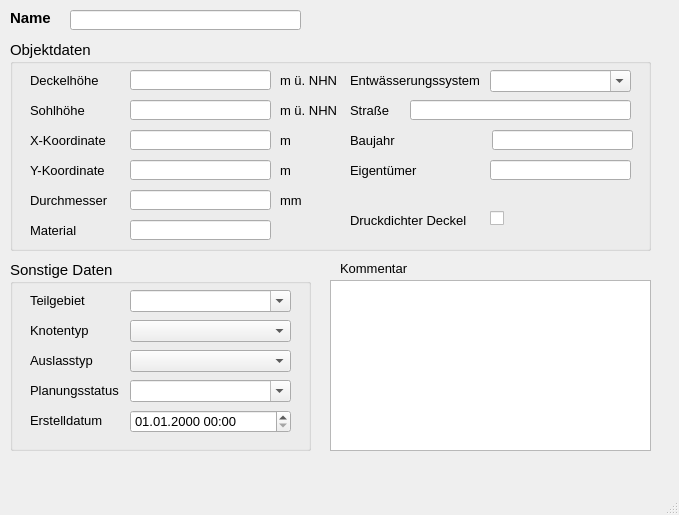
<?xml version="1.0" encoding="UTF-8"?>
<ui version="4.0">
 <class>MainWindow</class>
 <widget class="QMainWindow" name="MainWindow">
  <property name="geometry">
   <rect>
    <x>0</x>
    <y>0</y>
    <width>679</width>
    <height>515</height>
   </rect>
  </property>
  <property name="minimumSize">
   <size>
    <width>660</width>
    <height>480</height>
   </size>
  </property>
  <property name="font">
   <font>
    <family>Tahoma</family>
    <pointsize>10</pointsize>
   </font>
  </property>
  <property name="windowTitle">
   <string>MainWindow</string>
  </property>
  <widget class="QWidget" name="centralwidget">
   <widget class="QLabel" name="label">
    <property name="geometry">
     <rect>
      <x>10</x>
      <y>10</y>
      <width>60</width>
      <height>16</height>
     </rect>
    </property>
    <property name="font">
     <font>
      <family>Tahoma</family>
      <pointsize>11</pointsize>
      <weight>75</weight>
      <bold>true</bold>
     </font>
    </property>
    <property name="text">
     <string>Name</string>
    </property>
   </widget>
   <widget class="QLabel" name="label_14">
    <property name="geometry">
     <rect>
      <x>340</x>
      <y>260</y>
      <width>81</width>
      <height>16</height>
     </rect>
    </property>
    <property name="font">
     <font>
      <family>Tahoma</family>
      <pointsize>10</pointsize>
     </font>
    </property>
    <property name="text">
     <string>Kommentar</string>
    </property>
   </widget>
   <widget class="QLineEdit" name="schnam">
    <property name="geometry">
     <rect>
      <x>70</x>
      <y>10</y>
      <width>231</width>
      <height>20</height>
     </rect>
    </property>
    <property name="font">
     <font>
      <family>Tahoma</family>
      <pointsize>11</pointsize>
     </font>
    </property>
    <property name="toolTip">
     <string>&lt;html&gt;&lt;head/&gt;&lt;body&gt;&lt;p&gt;Eindeutige Bezeichnung&lt;/p&gt;&lt;/body&gt;&lt;/html&gt;</string>
    </property>
    <property name="statusTip">
     <string>Eindeutige Bezeichnung</string>
    </property>
   </widget>
   <widget class="QTextEdit" name="kommentar">
    <property name="geometry">
     <rect>
      <x>330</x>
      <y>280</y>
      <width>321</width>
      <height>171</height>
     </rect>
    </property>
    <property name="minimumSize">
     <size>
      <width>0</width>
      <height>0</height>
     </size>
    </property>
    <property name="font">
     <font>
      <family>Tahoma</family>
      <pointsize>10</pointsize>
     </font>
    </property>
    <property name="toolTip">
     <string>&lt;html&gt;&lt;head/&gt;&lt;body&gt;&lt;p&gt;Platz für zusätzliche Kommentare&lt;/p&gt;&lt;/body&gt;&lt;/html&gt;</string>
    </property>
    <property name="statusTip">
     <string>Platz für zusätzliche Kommentare</string>
    </property>
   </widget>
   <widget class="QGroupBox" name="groupBox_3">
    <property name="geometry">
     <rect>
      <x>10</x>
      <y>260</y>
      <width>301</width>
      <height>191</height>
     </rect>
    </property>
    <property name="font">
     <font>
      <family>Tahoma</family>
      <pointsize>11</pointsize>
     </font>
    </property>
    <property name="title">
     <string>Sonstige Daten</string>
    </property>
    <widget class="QLabel" name="label_15">
     <property name="geometry">
      <rect>
       <x>20</x>
       <y>30</y>
       <width>71</width>
       <height>20</height>
      </rect>
     </property>
     <property name="font">
      <font>
       <family>Tahoma</family>
       <pointsize>10</pointsize>
      </font>
     </property>
     <property name="text">
      <string>Teilgebiet</string>
     </property>
     <property name="buddy">
      <cstring>simstatus</cstring>
     </property>
    </widget>
    <widget class="QLabel" name="label_16">
     <property name="geometry">
      <rect>
       <x>20</x>
       <y>120</y>
       <width>111</width>
       <height>21</height>
      </rect>
     </property>
     <property name="font">
      <font>
       <family>Tahoma</family>
       <pointsize>10</pointsize>
      </font>
     </property>
     <property name="text">
      <string>Planungsstatus</string>
     </property>
     <property name="buddy">
      <cstring>simstatus</cstring>
     </property>
    </widget>
    <widget class="QLabel" name="label_72">
     <property name="geometry">
      <rect>
       <x>20</x>
       <y>150</y>
       <width>151</width>
       <height>21</height>
      </rect>
     </property>
     <property name="font">
      <font>
       <family>Tahoma</family>
       <pointsize>10</pointsize>
      </font>
     </property>
     <property name="text">
      <string>Erstelldatum</string>
     </property>
    </widget>
    <widget class="QComboBox" name="teilgebiet">
     <property name="geometry">
      <rect>
       <x>120</x>
       <y>30</y>
       <width>161</width>
       <height>22</height>
      </rect>
     </property>
     <property name="font">
      <font>
       <family>Tahoma</family>
       <pointsize>10</pointsize>
      </font>
     </property>
     <property name="toolTip">
      <string>&lt;html&gt;&lt;head/&gt;&lt;body&gt;&lt;p&gt;Zuordnung zu definiertem Teilgebiet&lt;/p&gt;&lt;/body&gt;&lt;/html&gt;</string>
     </property>
     <property name="statusTip">
      <string>Zuordnung zu definiertem Teilgebiet</string>
     </property>
     <property name="editable">
      <bool>true</bool>
     </property>
    </widget>
    <widget class="QComboBox" name="simstatus">
     <property name="geometry">
      <rect>
       <x>120</x>
       <y>120</y>
       <width>161</width>
       <height>22</height>
      </rect>
     </property>
     <property name="font">
      <font>
       <family>Tahoma</family>
       <pointsize>10</pointsize>
      </font>
     </property>
     <property name="toolTip">
      <string>&lt;html&gt;&lt;head/&gt;&lt;body&gt;&lt;p&gt;aktueller Status (z.B. vorhanden, in Planung, etc.)&lt;/p&gt;&lt;/body&gt;&lt;/html&gt;</string>
     </property>
     <property name="statusTip">
      <string>aktueller Status (z.B. vorhanden, in Planung, etc.)</string>
     </property>
     <property name="editable">
      <bool>true</bool>
     </property>
    </widget>
    <widget class="QgsDateTimeEdit" name="createdat">
     <property name="geometry">
      <rect>
       <x>120</x>
       <y>150</y>
       <width>161</width>
       <height>23</height>
      </rect>
     </property>
     <property name="font">
      <font>
       <family>Tahoma</family>
       <pointsize>10</pointsize>
      </font>
     </property>
     <property name="currentSection">
      <enum>QDateTimeEdit::DaySection</enum>
     </property>
     <property name="displayFormat">
      <string>dd.MM.yyyy HH:mm</string>
     </property>
    </widget>
    <widget class="QLabel" name="label_22">
     <property name="geometry">
      <rect>
       <x>20</x>
       <y>60</y>
       <width>71</width>
       <height>20</height>
      </rect>
     </property>
     <property name="font">
      <font>
       <family>Tahoma</family>
       <pointsize>10</pointsize>
      </font>
     </property>
     <property name="text">
      <string>Knotentyp</string>
     </property>
     <property name="buddy">
      <cstring>simstatus</cstring>
     </property>
    </widget>
    <widget class="QLabel" name="label_23">
     <property name="geometry">
      <rect>
       <x>20</x>
       <y>90</y>
       <width>71</width>
       <height>20</height>
      </rect>
     </property>
     <property name="font">
      <font>
       <family>Tahoma</family>
       <pointsize>10</pointsize>
      </font>
     </property>
     <property name="text">
      <string>Auslasstyp</string>
     </property>
     <property name="buddy">
      <cstring>simstatus</cstring>
     </property>
    </widget>
    <widget class="QComboBox" name="knotentyp">
     <property name="geometry">
      <rect>
       <x>120</x>
       <y>60</y>
       <width>161</width>
       <height>22</height>
      </rect>
     </property>
     <property name="toolTip">
      <string>&lt;html&gt;&lt;head/&gt;&lt;body&gt;&lt;p&gt;Besondere Lage im Kanalnetz (z.B. Anfangsschacht)&lt;/p&gt;&lt;/body&gt;&lt;/html&gt;</string>
     </property>
     <property name="statusTip">
      <string>Besondere Lage im Kanalnetz (z.B. Anfangsschacht)</string>
     </property>
    </widget>
    <widget class="QComboBox" name="auslasstyp">
     <property name="geometry">
      <rect>
       <x>120</x>
       <y>90</y>
       <width>161</width>
       <height>22</height>
      </rect>
     </property>
     <property name="toolTip">
      <string>&lt;html&gt;&lt;head/&gt;&lt;body&gt;&lt;p&gt;Auslasstyp (z.B. frei, normal, konstant, etc.)&lt;/p&gt;&lt;/body&gt;&lt;/html&gt;</string>
     </property>
     <property name="statusTip">
      <string>Auslasstyp (z.B. frei, normal, konstant, etc.)</string>
     </property>
    </widget>
   </widget>
   <widget class="QGroupBox" name="groupBox_2">
    <property name="geometry">
     <rect>
      <x>10</x>
      <y>40</y>
      <width>641</width>
      <height>211</height>
     </rect>
    </property>
    <property name="font">
     <font>
      <family>Tahoma</family>
      <pointsize>11</pointsize>
     </font>
    </property>
    <property name="title">
     <string>Objektdaten</string>
    </property>
    <widget class="QLabel" name="label_51">
     <property name="geometry">
      <rect>
       <x>340</x>
       <y>30</y>
       <width>140</width>
       <height>20</height>
      </rect>
     </property>
     <property name="font">
      <font>
       <family>Tahoma</family>
       <pointsize>10</pointsize>
      </font>
     </property>
     <property name="text">
      <string>Entwässerungssystem</string>
     </property>
    </widget>
    <widget class="QLabel" name="label_3">
     <property name="geometry">
      <rect>
       <x>20</x>
       <y>60</y>
       <width>90</width>
       <height>21</height>
      </rect>
     </property>
     <property name="font">
      <font>
       <family>Tahoma</family>
       <pointsize>10</pointsize>
      </font>
     </property>
     <property name="text">
      <string>Sohlhöhe</string>
     </property>
    </widget>
    <widget class="QLineEdit" name="sohlhoehe">
     <property name="geometry">
      <rect>
       <x>120</x>
       <y>60</y>
       <width>141</width>
       <height>20</height>
      </rect>
     </property>
     <property name="font">
      <font>
       <family>Tahoma</family>
       <pointsize>10</pointsize>
      </font>
     </property>
     <property name="toolTip">
      <string>&lt;html&gt;&lt;head/&gt;&lt;body&gt;&lt;p&gt;&lt;span style=&quot; font-family:'Calibri','sans-serif';&quot;&gt;Höhe der Sohle&lt;/span&gt;&lt;/p&gt;&lt;/body&gt;&lt;/html&gt;</string>
     </property>
     <property name="statusTip">
      <string>Höhe der Sohle</string>
     </property>
    </widget>
    <widget class="QLabel" name="label_5">
     <property name="geometry">
      <rect>
       <x>20</x>
       <y>30</y>
       <width>90</width>
       <height>21</height>
      </rect>
     </property>
     <property name="font">
      <font>
       <family>Tahoma</family>
       <pointsize>10</pointsize>
      </font>
     </property>
     <property name="text">
      <string>Deckelhöhe</string>
     </property>
    </widget>
    <widget class="QLineEdit" name="deckelhoehe">
     <property name="geometry">
      <rect>
       <x>120</x>
       <y>30</y>
       <width>141</width>
       <height>20</height>
      </rect>
     </property>
     <property name="font">
      <font>
       <family>Tahoma</family>
       <pointsize>10</pointsize>
      </font>
     </property>
     <property name="toolTip">
      <string>&lt;html&gt;&lt;head/&gt;&lt;body&gt;&lt;p&gt;&lt;span style=&quot; font-family:'Calibri','sans-serif';&quot;&gt;i.d.R. Geländehöhe&lt;/span&gt;&lt;/p&gt;&lt;/body&gt;&lt;/html&gt;</string>
     </property>
     <property name="statusTip">
      <string>i.d.R. Geländehöhe</string>
     </property>
    </widget>
    <widget class="QComboBox" name="entwart">
     <property name="geometry">
      <rect>
       <x>480</x>
       <y>30</y>
       <width>141</width>
       <height>22</height>
      </rect>
     </property>
     <property name="font">
      <font>
       <family>Tahoma</family>
       <pointsize>10</pointsize>
      </font>
     </property>
     <property name="toolTip">
      <string>&lt;html&gt;&lt;head/&gt;&lt;body&gt;&lt;p&gt;vorh. Entwässerungssystem (z.B. Mischwasser, Regenwasser etc.)&lt;/p&gt;&lt;/body&gt;&lt;/html&gt;</string>
     </property>
     <property name="statusTip">
      <string>vorh. Entwässerungssystem (z.B. Mischwasser, Regenwasser etc.)</string>
     </property>
     <property name="editable">
      <bool>true</bool>
     </property>
    </widget>
    <widget class="QLabel" name="label_8">
     <property name="geometry">
      <rect>
       <x>270</x>
       <y>30</y>
       <width>61</width>
       <height>21</height>
      </rect>
     </property>
     <property name="font">
      <font>
       <family>Tahoma</family>
       <pointsize>10</pointsize>
      </font>
     </property>
     <property name="text">
      <string>m ü. NHN</string>
     </property>
    </widget>
    <widget class="QLabel" name="label_10">
     <property name="geometry">
      <rect>
       <x>270</x>
       <y>60</y>
       <width>61</width>
       <height>21</height>
      </rect>
     </property>
     <property name="font">
      <font>
       <family>Tahoma</family>
       <pointsize>10</pointsize>
      </font>
     </property>
     <property name="text">
      <string>m ü. NHN</string>
     </property>
    </widget>
    <widget class="QLineEdit" name="y">
     <property name="geometry">
      <rect>
       <x>120</x>
       <y>120</y>
       <width>141</width>
       <height>20</height>
      </rect>
     </property>
     <property name="font">
      <font>
       <family>Tahoma</family>
       <pointsize>10</pointsize>
      </font>
     </property>
     <property name="toolTip">
      <string>&lt;html&gt;&lt;head/&gt;&lt;body&gt;&lt;p&gt;Lage-Koordinate (im Projektionssystem des Layers)&lt;/p&gt;&lt;/body&gt;&lt;/html&gt;</string>
     </property>
     <property name="statusTip">
      <string>Lage-Koordinate (im Projektionssystem des Layers)</string>
     </property>
     <property name="readOnly">
      <bool>true</bool>
     </property>
    </widget>
    <widget class="QLabel" name="label_11">
     <property name="geometry">
      <rect>
       <x>270</x>
       <y>90</y>
       <width>46</width>
       <height>21</height>
      </rect>
     </property>
     <property name="font">
      <font>
       <family>Tahoma</family>
       <pointsize>10</pointsize>
      </font>
     </property>
     <property name="text">
      <string>m</string>
     </property>
    </widget>
    <widget class="QLabel" name="label_9">
     <property name="geometry">
      <rect>
       <x>20</x>
       <y>120</y>
       <width>90</width>
       <height>21</height>
      </rect>
     </property>
     <property name="font">
      <font>
       <family>Tahoma</family>
       <pointsize>10</pointsize>
      </font>
     </property>
     <property name="text">
      <string>Y-Koordinate</string>
     </property>
    </widget>
    <widget class="QLineEdit" name="x">
     <property name="geometry">
      <rect>
       <x>120</x>
       <y>90</y>
       <width>141</width>
       <height>20</height>
      </rect>
     </property>
     <property name="font">
      <font>
       <family>Tahoma</family>
       <pointsize>10</pointsize>
      </font>
     </property>
     <property name="toolTip">
      <string>&lt;html&gt;&lt;head/&gt;&lt;body&gt;&lt;p&gt;Lage-Koordinate (im Projektionssystem des Layers)&lt;/p&gt;&lt;/body&gt;&lt;/html&gt;</string>
     </property>
     <property name="statusTip">
      <string>Lage-Koordinate (im Projektionssystem des Layers)</string>
     </property>
     <property name="readOnly">
      <bool>true</bool>
     </property>
    </widget>
    <widget class="QLabel" name="label_6">
     <property name="geometry">
      <rect>
       <x>20</x>
       <y>90</y>
       <width>90</width>
       <height>21</height>
      </rect>
     </property>
     <property name="font">
      <font>
       <family>Tahoma</family>
       <pointsize>10</pointsize>
      </font>
     </property>
     <property name="text">
      <string>X-Koordinate</string>
     </property>
    </widget>
    <widget class="QLabel" name="label_12">
     <property name="geometry">
      <rect>
       <x>270</x>
       <y>120</y>
       <width>46</width>
       <height>21</height>
      </rect>
     </property>
     <property name="font">
      <font>
       <family>Tahoma</family>
       <pointsize>10</pointsize>
      </font>
     </property>
     <property name="text">
      <string>m</string>
     </property>
    </widget>
    <widget class="QLabel" name="label_2">
     <property name="geometry">
      <rect>
       <x>340</x>
       <y>60</y>
       <width>65</width>
       <height>21</height>
      </rect>
     </property>
     <property name="font">
      <font>
       <family>Tahoma</family>
       <pointsize>10</pointsize>
      </font>
     </property>
     <property name="text">
      <string>Straße</string>
     </property>
    </widget>
    <widget class="QLineEdit" name="strasse">
     <property name="geometry">
      <rect>
       <x>400</x>
       <y>60</y>
       <width>221</width>
       <height>20</height>
      </rect>
     </property>
     <property name="font">
      <font>
       <family>Tahoma</family>
       <pointsize>10</pointsize>
      </font>
     </property>
     <property name="toolTip">
      <string/>
     </property>
     <property name="statusTip">
      <string/>
     </property>
    </widget>
    <widget class="QLabel" name="label_13">
     <property name="geometry">
      <rect>
       <x>20</x>
       <y>150</y>
       <width>90</width>
       <height>21</height>
      </rect>
     </property>
     <property name="font">
      <font>
       <family>Tahoma</family>
       <pointsize>10</pointsize>
      </font>
     </property>
     <property name="text">
      <string>Durchmesser</string>
     </property>
    </widget>
    <widget class="QLabel" name="label_17">
     <property name="geometry">
      <rect>
       <x>20</x>
       <y>180</y>
       <width>90</width>
       <height>21</height>
      </rect>
     </property>
     <property name="font">
      <font>
       <family>Tahoma</family>
       <pointsize>10</pointsize>
      </font>
     </property>
     <property name="text">
      <string>Material</string>
     </property>
    </widget>
    <widget class="QLabel" name="label_18">
     <property name="geometry">
      <rect>
       <x>340</x>
       <y>90</y>
       <width>90</width>
       <height>21</height>
      </rect>
     </property>
     <property name="font">
      <font>
       <family>Tahoma</family>
       <pointsize>10</pointsize>
      </font>
     </property>
     <property name="text">
      <string>Baujahr</string>
     </property>
    </widget>
    <widget class="QLabel" name="label_19">
     <property name="geometry">
      <rect>
       <x>340</x>
       <y>120</y>
       <width>90</width>
       <height>21</height>
      </rect>
     </property>
     <property name="font">
      <font>
       <family>Tahoma</family>
       <pointsize>10</pointsize>
      </font>
     </property>
     <property name="text">
      <string>Eigentümer</string>
     </property>
    </widget>
    <widget class="QLabel" name="label_20">
     <property name="geometry">
      <rect>
       <x>340</x>
       <y>170</y>
       <width>121</width>
       <height>21</height>
      </rect>
     </property>
     <property name="font">
      <font>
       <family>Tahoma</family>
       <pointsize>10</pointsize>
      </font>
     </property>
     <property name="text">
      <string>Druckdichter Deckel</string>
     </property>
    </widget>
    <widget class="QLabel" name="label_21">
     <property name="geometry">
      <rect>
       <x>270</x>
       <y>150</y>
       <width>46</width>
       <height>21</height>
      </rect>
     </property>
     <property name="font">
      <font>
       <family>Tahoma</family>
       <pointsize>10</pointsize>
      </font>
     </property>
     <property name="text">
      <string>mm</string>
     </property>
    </widget>
    <widget class="QLineEdit" name="durchm">
     <property name="geometry">
      <rect>
       <x>120</x>
       <y>150</y>
       <width>141</width>
       <height>20</height>
      </rect>
     </property>
     <property name="toolTip">
      <string/>
     </property>
     <property name="statusTip">
      <string/>
     </property>
    </widget>
    <widget class="QLineEdit" name="material">
     <property name="geometry">
      <rect>
       <x>120</x>
       <y>180</y>
       <width>141</width>
       <height>20</height>
      </rect>
     </property>
     <property name="toolTip">
      <string>&lt;html&gt;&lt;head/&gt;&lt;body&gt;&lt;p&gt;Material des Schachtes (z.B. Beton, Gussstahl etc.)&lt;/p&gt;&lt;/body&gt;&lt;/html&gt;</string>
     </property>
     <property name="statusTip">
      <string>Material des Schachtes (z.B. Beton, Gussstahl etc.)</string>
     </property>
    </widget>
    <widget class="QLineEdit" name="baujahr">
     <property name="geometry">
      <rect>
       <x>482</x>
       <y>90</y>
       <width>141</width>
       <height>20</height>
      </rect>
     </property>
     <property name="toolTip">
      <string/>
     </property>
     <property name="statusTip">
      <string/>
     </property>
    </widget>
    <widget class="QLineEdit" name="eigentum">
     <property name="geometry">
      <rect>
       <x>480</x>
       <y>120</y>
       <width>141</width>
       <height>20</height>
      </rect>
     </property>
     <property name="toolTip">
      <string/>
     </property>
     <property name="statusTip">
      <string/>
     </property>
    </widget>
    <widget class="QCheckBox" name="druckdicht">
     <property name="geometry">
      <rect>
       <x>480</x>
       <y>170</y>
       <width>70</width>
       <height>17</height>
      </rect>
     </property>
     <property name="toolTip">
      <string/>
     </property>
     <property name="statusTip">
      <string/>
     </property>
     <property name="text">
      <string/>
     </property>
    </widget>
   </widget>
  </widget>
  <widget class="QMenuBar" name="menubar">
   <property name="geometry">
    <rect>
     <x>0</x>
     <y>0</y>
     <width>679</width>
     <height>22</height>
    </rect>
   </property>
  </widget>
  <widget class="QStatusBar" name="statusbar"/>
 </widget>
 <customwidgets>
  <customwidget>
   <class>QgsDateTimeEdit</class>
   <extends>QDateTimeEdit</extends>
   <header>qgsdatetimeedit.h</header>
  </customwidget>
 </customwidgets>
 <tabstops>
  <tabstop>schnam</tabstop>
  <tabstop>sohlhoehe</tabstop>
  <tabstop>deckelhoehe</tabstop>
  <tabstop>x</tabstop>
  <tabstop>y</tabstop>
  <tabstop>simstatus</tabstop>
  <tabstop>entwart</tabstop>
  <tabstop>teilgebiet</tabstop>
  <tabstop>strasse</tabstop>
  <tabstop>createdat</tabstop>
  <tabstop>kommentar</tabstop>
 </tabstops>
 <resources/>
 <connections/>
</ui>
